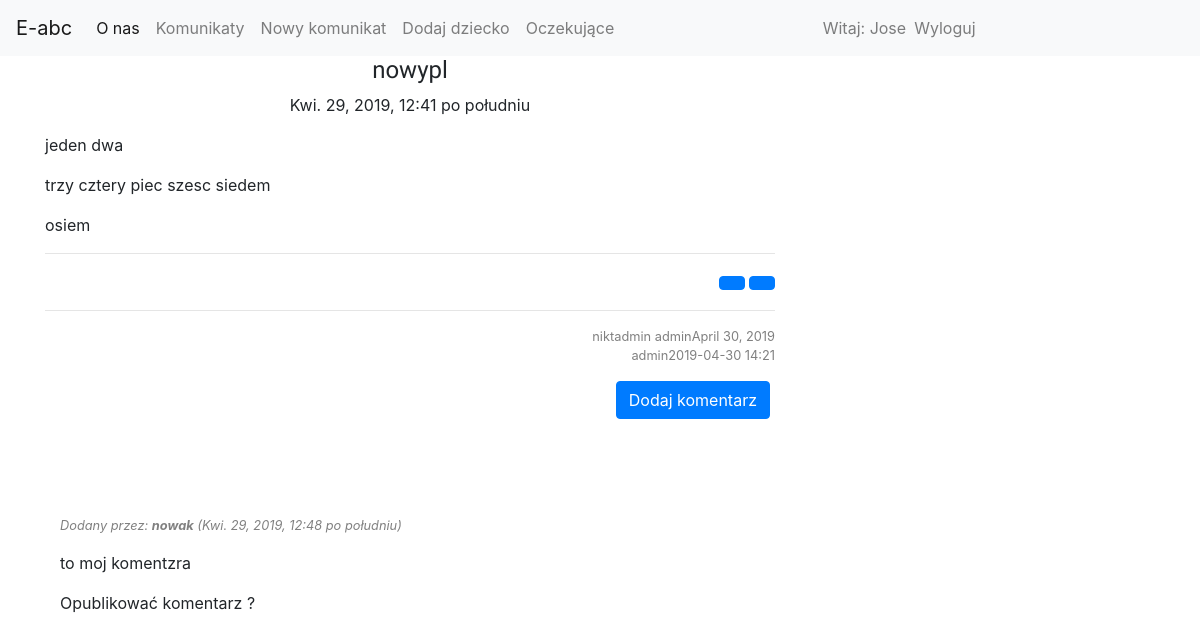
The app's page /post/22 (signed in), older data.
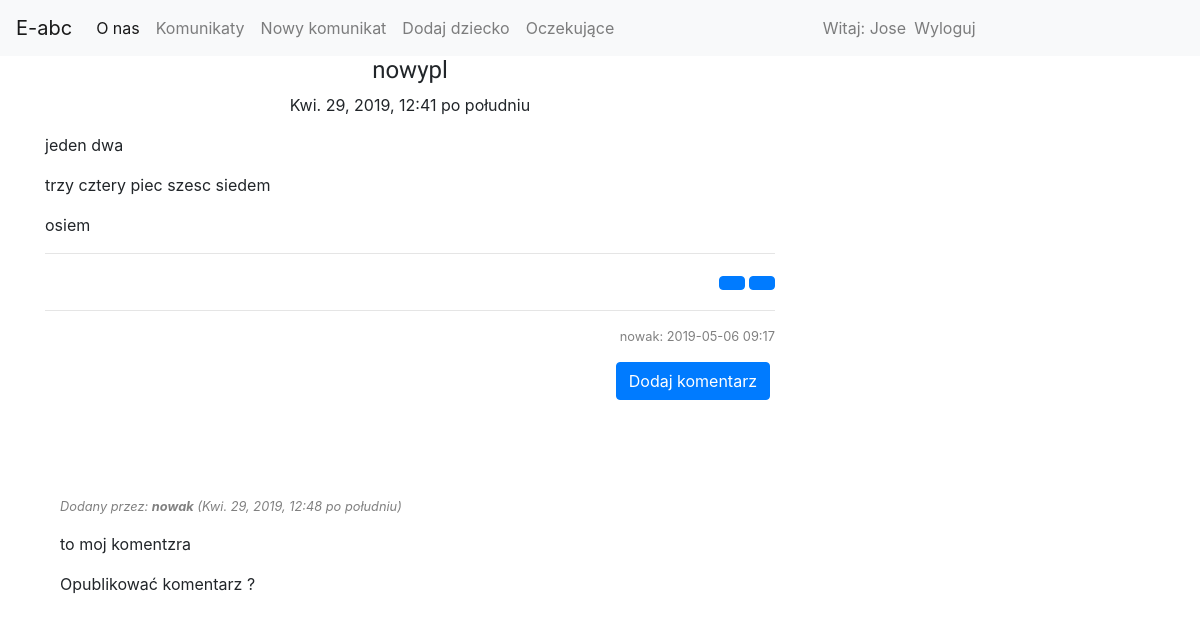
The same page, newer data.
### blog/models.py (models this page shows, shortened)
class Post(models.Model):
    author = models.ForeignKey('auth.User', default=4, on_delete=models.CASCADE)
    title = models.CharField(max_length=200)
    text = models.TextField()
    created_date = models.DateTimeField(default=timezone.now)
    published_date = models.DateTimeField(blank=True, null=True)
    viewed_by = models.TextField(default="")

class Comment(models.Model):
    post = models.ForeignKey('blog.Post', related_name='comments',on_delete=models.CASCADE)
    author = models.CharField(max_length=200)
    text = models.TextField()
    created_date = models.DateTimeField(default=timezone.now)
    approved_comment = models.BooleanField(default=False)

### blog/views.py (the view)
# urls.py: url(r'^post/(?P<pk>\d+)$', views.PostDetailView.as_view(), name='post_detail'),
class PostDetailView(DetailView):
    model = Post

### blog/templates/blog/post_detail.html (shortened to what this page needs)
{% extends 'blog/base.html' %}
{% block content %}
<div class="panel panel-success">
  <div class="panel-heading">
        <h1 class="posttitle">{{ post.title }}</h1>
        {% if post.published_date %}
            <div class="date postdate">
                {{ post.published_date }}
            </div>  </div>
        {% else %}
            <a class="btn btn-default" href="{% url 'post_publish' pk=post.pk %}">Opublikuj</a>
        {% endif %}
<div class="panel-body">
      <p class="postcontent" >{{ post.text|safe|linebreaksbr }}</p>
      {% if user.is_authenticated and user.is_superuser %}
      <hr>
      <div style="text-align: right;">
          <a class="btn btn-primary" href="{% url 'post_edit' pk=post.pk %}"></a>
          <a class="btn btn-primary" href="{% url 'post_remove' pk=post.pk %}"></a>
      <hr>
      <p class="viewed" >{{ post.viewed_by|safe|linebreaksbr }}</p>
      {% endif %}
      </div>
</div>
</div>
   <a class="btn btn-primary btn-comment" href="{% url 'add_comment_to_post' pk=post.pk %}">Dodaj komentarz</a>
   <br><br><br>
<div class="panel panel-default">
  {% for comment in post.comments.all %}
  <div class="panel body" style="margin: 15px;">
      {% if comment.approved_comment %}
              <p class="comment"><i>Dodany przez: <strong>{{ comment.author }}</strong>  ({{ comment.created_date }})</i></p>
              <p>{{ comment.text|safe|linebreaks }}</p>
      {% else %}
              {% if  user.is_superuser %}
              <br><br>
              <p class="comment"><i>Dodany przez: <strong>{{ comment.author }}</strong>  ({{ comment.created_date }})</i></p>
              <p>{{ comment.text|safe|linebreaks }}</p>
              <p>Opublikować komentarz ?&nbsp&nbsp&nbsp
              <a class="btn btn-default" href="{% url 'comment_remove' pk=comment.pk %}"></a>
              <a class="btn btn-default" href="{% url 'comment_approve' pk=comment.pk %}"></a>
              </p>
              {% else %}
              <br><br>
              Komentarz z {{ comment.created_date }}, Dodany przez: <strong>{{ comment.author }}</strong> - Oczekuje na zatwierdzenie
              {% endif %}
      {% endif %}
  </div>
  {% empty %}
      <p style="margin: 15px;">brak komentarzy.</p>
  {% endfor %}
  </div>
{% endblock %}

### blog/templates/blog/base.html (shortened to what this page needs)
<!DOCTYPE html>
{% load staticfiles %}
<html>
    <head>
        <link rel="stylesheet" href="https://stackpath.bootstrapcdn.com/bootstrap/4.3.1/css/bootstrap.min.css">
        <link rel="stylesheet" href="https://use.fontawesome.com/releases/v5.8.1/css/all.css">
        <link rel="stylesheet" href="//cdn.jsdelivr.net/medium-editor/latest/css/medium-editor.min.css" type="text/css" media="screen" charset="utf-8">
        <link rel="stylesheet" href="{% static 'css/blog.css' %}">
<body>
<nav class="navbar navbar-expand-md navbar-light bg-light">
  <a class="navbar-brand" href="#">E-abc</a>
  <div class="collapse navbar-collapse" id="navbarNav">
    <div class="d-flex justify-content-start">
    <ul class="navbar-nav">
      <li class="nav-item active">
        <a class="nav-link" href="{% url 'about'%}">O nas </a>
      </li>
      {% if user.is_authenticated %}
      <li class="nav-item">
        <a class="nav-link" href="{% url 'post_list' %}">Komunikaty<span class="sr-only">(current)</span></a>
      </li>
      {% if user.is_superuser %}
      <li class="nav-item">
        <a class="nav-link" href="{% url 'post_new' %}" >Nowy komunikat</a>
      </li>
      <li class="nav-item">
        <a class="nav-link" href="{% url 'kid_new' %}" >Dodaj dziecko</a>
      </li>
      <li>
        <a class="nav-link" href="{% url 'post_draft_list' %}">Oczekujące</a>
      </li>
      {% endif %}
      {% endif %}
      </ul>
    </div>
  </div>
  {% if user.is_authenticated %}
  <div class="collapse navbar-collapse" id="navbarNav">
      <div class="d-md-flex justify-content-end">
        <span class="navbar-text">Witaj:  {{ user.username }}  </span>
        <ul class="navbar-nav">
          <li class="nav-item">
            <a class="nav-link" href="{% url 'logout' %}">Wyloguj</a>
          </li>
        </ul>
      </div>
    </div>
    {% else %}
    <div class="d-md-flex justify-content-end">
        <ul class="navbar-nav">
          <li><a class="nav-link" href="{% url 'login' %}" ><i class="fas fa-user" id="login_ico"></i> Zaloguj </a></li>
        </ul>
    </div>
    {% endif %}
</nav>
        <div class="content container">
            <div class="row">
                <div class="col-md-8">
                  <div class="blog_posts">
                    {% block content %}
                    {% endblock %}
                  </div>
                </div>
            </div>
        </div>
</body>
</html>

### blog/static/css/blog.css (style rules this page uses)
.postdate { text-align: center; }
.posttitle { font-family: 'Russo One', sans-serif; text-align: center; font-size: 1.5em }
.postcontent { font-family: 'Montserrat'; font-size: 1.5em; margin-top: 10px; }
.btn-comment { position: absolute; right: 20px; }
.viewed { font-size: 0.8em; color: grey; }
.comment { font-size: 0.8em; color: grey; }

Row changes from the older to the newer data that the page shows:
changed Post "nowypl": viewed_by "niktadmin adminApril 30, 2019 admin2019-04-30 14:21" → "nowak: 2019-05-06 09:17"
